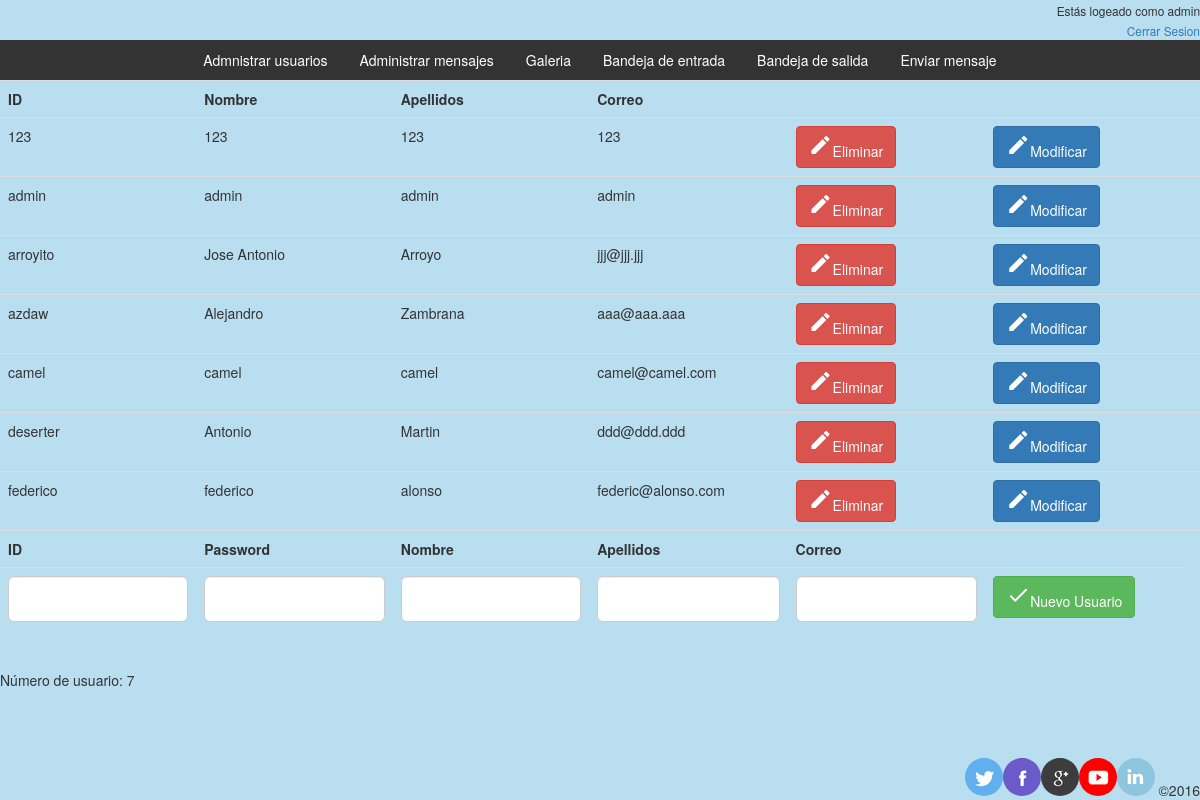
Page /PhpProyectoDaw2/View/bbdd.php (signed in) on the committed database.
### tables this page shows
CREATE TABLE `Usuario` (
  `id` varchar(30) NOT NULL,
  `password` varchar(30) NOT NULL,
  `nombre` varchar(30) NOT NULL,
  `apellidos` varchar(60) NOT NULL,
  `correo` varchar(100) NOT NULL,
  `direccion` varchar(120) DEFAULT NULL,
  `telefono` varchar(12) DEFAULT NULL,
  `tipousuario` varchar(10) DEFAULT NULL
);

### PhpProyectoDaw2/View/bbdd.php (the view, shortened to what this page needs)
<!DOCTYPE html>
<html>
  <head>
    <link href="./css/bootstrap-3.3.7-dist/css/bootstrap.min.css" rel="stylesheet" media="screen">
    <link rel="stylesheet" type="text/css" href="./css/cssproyect.css">
  </head>
  <body>
    <?php
    $conexion = ProyectoDB::connectDB();
    $consulta = $conexion->query("SELECT id, password, nombre, apellidos, correo, direccion, telefono FROM Usuario");
    ?>
    <div class="pull-right text-right">
      <small>Estás logeado como <?php echo $_SESSION['username']; ?><br>
        <a href=../Controller/logout.php>Cerrar Sesion</a></small>
    </div>
    <br><br>
    <div class="centrar">
      <ul class='nav nav-pills'>
        <li><a href="bbdd.php">Admnistrar usuarios</a></li>
        <li><a href="mensajeBD.php">Administrar mensajes</a></li>
		<li><a href="carrusel.php">Galeria</a></li>
        <li><a href="bandejadeentrada.php">Bandeja de entrada</a></li>
        <li><a href="bandejadesalida.php">Bandeja de salida</a></li>
        <li><a href="conectar.php">Enviar mensaje</a></li>
      </ul>
    </div>
    <div class="table-responsive">
      <table class="table table-hover">
        <tr>
          <th class="col-xs-12 col-sm-12 col-md-2">ID</th>
          <th class="col-xs-12 col-sm-12 col-md-2">Nombre</th>
          <th class="col-xs-12 col-sm-12 col-md-2">Apellidos</th>
          <th class="col-xs-12 col-sm-12 col-md-2">Correo</th>
          <th class="col-xs-12 col-sm-12 col-md-2"></th>
          <th class="col-xs-12 col-sm-12 col-md-2"></th>
          <th class="col-xs-12 col-sm-12 col-md-2"></th>
        </tr>
        <?php
        while ($usuario = $consulta->fetchObject()) {
          ?>
          <tr>
            <td class="col-xs-12 col-sm-12 col-md-2"><?= $usuario->id ?></td>
            <td class="col-xs-12 col-sm-12 col-md-2"><?= $usuario->nombre ?></td>
            <td class="col-xs-12 col-sm-12 col-md-2"><?= $usuario->apellidos ?></td>
            <td class="col-xs-12 col-sm-12 col-md-2"><?= $usuario->correo ?></td>
            <td class="col-xs-12 col-sm-12 col-md-2">
              <form onsubmit="bbdd.php" method="post">
                <button class="btn btn-danger" onclick="return confirmSubmit()" href="../Controller/eliminar.php?id=<?= $usuario->id ?>"><i class="material-icons left">mode_edit</i>Eliminar</button>
              </form>
            </td>
            <td class="col-xs-12 col-sm-12 col-md-2">
              <form action="modificar_usuario.php" method="post">
                <button class="btn btn-primary"><i class="material-icons left">mode_edit</i>Modificar</button>
              </form>
            </td>
            <td class="col-xs-12 col-sm-12 col-md-2"></td>
          </tr>
          <?php
        }
        ?>
        <tr>
          <td class="col-xs-12 col-sm-12 col-md-2"><b>ID</b></td>
          <td class="col-xs-12 col-sm-12 col-md-2"><b>Password</b></td>
          <td class="col-xs-12 col-sm-12 col-md-2"><b>Nombre</b></td>
          <td class="col-xs-12 col-sm-12 col-md-2"><b>Apellidos</b></td>
          <td class="col-xs-12 col-sm-12 col-md-2"><b>Correo</b></td>
          <td class="col-xs-12 col-sm-12 col-md-2"></td>
          <td class="col-xs-12 col-sm-12 col-md-2"></td>
        </tr>
        <tr>
        <form action="bbdd.php" method="post">
          <td class="col-xs-12 col-sm-12 col-md-2">
            <input class="form-control input-lg" type="text" name="id">
          </td>
          <td class="col-xs-12 col-sm-12 col-md-2">
            <input class="form-control input-lg" type="password" name="pass">
          </td>
          <td class="col-xs-12 col-sm-12 col-md-2">
            <input class="form-control input-lg" type="text" name="nombre">
          </td>
          <td class="col-xs-12 col-sm-12 col-md-2">
            <input class="form-control input-lg" type="text" name="apellidos">
          </td>
          <td class="col-xs-12 col-sm-12 col-md-2">
            <input class="form-control input-lg" type="text" name="correo">
          </td>
          <td class="col-xs-12 col-sm-12 col-md-2">
            <button class="btn btn-success"><i class="material-icons left">done</i>Nuevo Usuario</a>
          </td>
        </form>
        </tr>
      </table>
    </div>
    <br>
    <?php include_once 'footer.php'; ?>
    Número de usuario: <?= $consulta->rowCount() ?>
  </body>
</html>

### PhpProyectoDaw2/View/footer.php
<footer>
  <ul class='fin'>
    <a href="https://twitter.com/?lang=es"><li id='twitter'></li></a>
    <a href="https://es-es.facebook.com/"><li id='facebook'></li></a>
    <a href="https://plus.google.com/?hl=es"><li id='google'></li></a>
    <a href="https://www.youtube.com/?hl=es&gl=ES"><li id='youtube'></li></a>
    <a href="https://es.linkedin.com/"><li id='linkedin'></li></a>
  </ul>
  &copy;2016
</footer>

### PhpProyectoDaw2/View/css/cssproyect.css (style rules this page uses)
* { margin:0 auto; }
html { position: relative; min-height: 100%; }
body { background-color: #b9def0; }
@media (min-width: 760px) { footer { width: 100%; height:42px; bottom: 0; position: absolute; text-align: right; } }
li a { display: inline-block; color: white; padding: 14px 0; text-decoration: none; }
#twitter, #facebook, #google, #youtube, #linkedin { height:38px; width:38px; background-image: url("../images/sprite.png"); background-repeat: no-repeat; border-radius:20px; }
ul.fin { display: -webkit-inline-flex; display: inline-flex; list-style-type: none; margin: 0; padding: 0; overflow: hidden; }
#twitter { background-position: -69px -77px; }
#facebook { background-position: -224px -77px; }
#google { background-position: -328px -77px; }
#youtube { background-position: -328px -248px; }
#linkedin { background-position: -70px -248px; }

### PhpProyectoDaw2/View/bbdd.php (style rules this page uses)
.centrar { display: flex; margin: 0; padding: 0; background-color: #333; width:100%; }

### rows in the picture
usuario: id "123", nombre "123", apellidos "123", correo "123"
usuario: id "admin", nombre "admin", apellidos "admin", correo "admin"
usuario: id "arroyito", nombre "Jose Antonio", apellidos "Arroyo", correo "jjj@jjj.jjj"
usuario: id "azdaw", nombre "Alejandro", apellidos "Zambrana", correo "aaa@aaa.aaa"
usuario: id "camel", nombre "camel", apellidos "camel", correo "camel@camel.com"
usuario: id "deserter", nombre "Antonio", apellidos "Martin", correo "ddd@ddd.ddd"
usuario: id "federico", nombre "federico", apellidos "alonso", correo "federic@alonso.com"

### other values in the picture
$_SESSION['username'] "admin"
$consulta->rowCount() "7"
